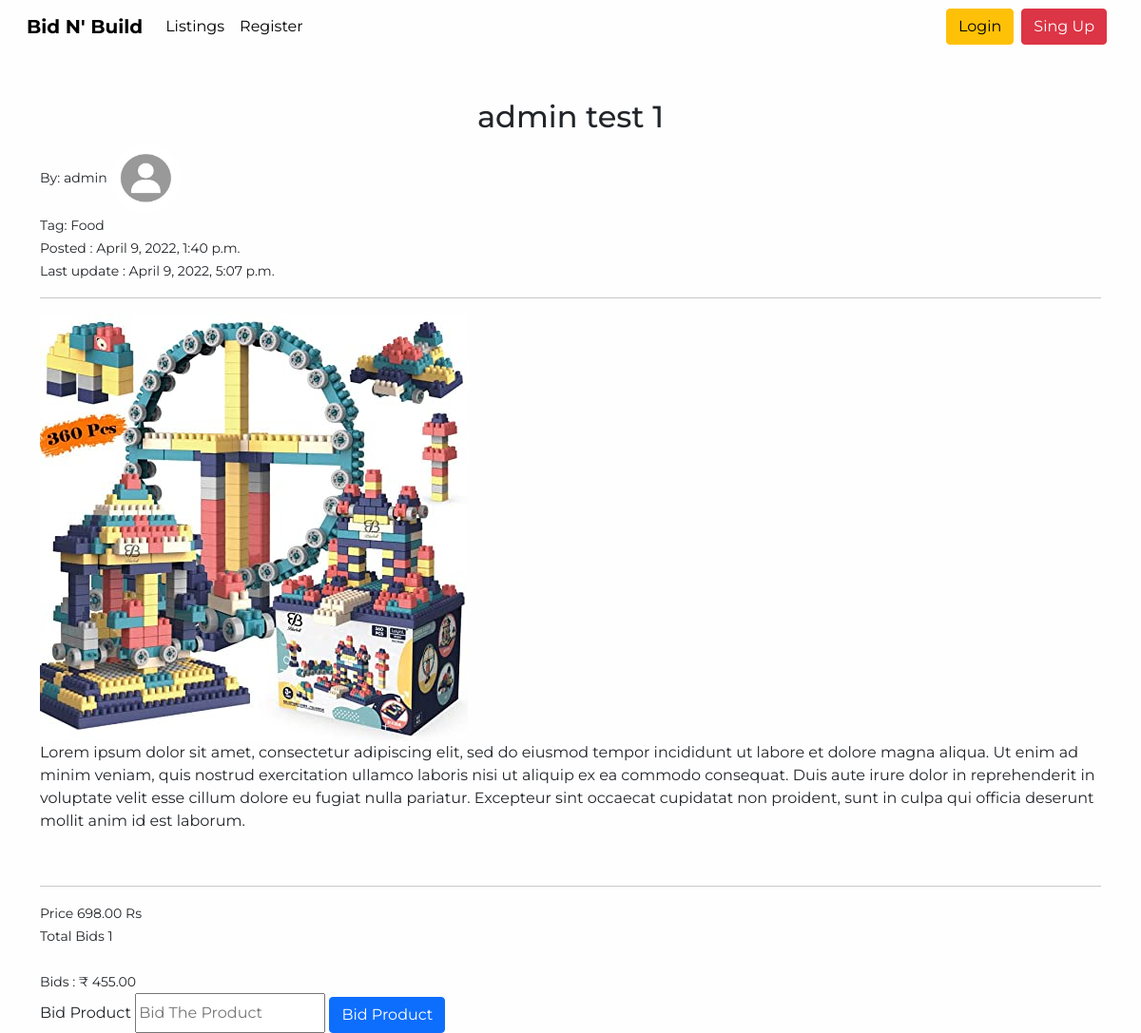
Page /product-details/25 on the earlier database version.
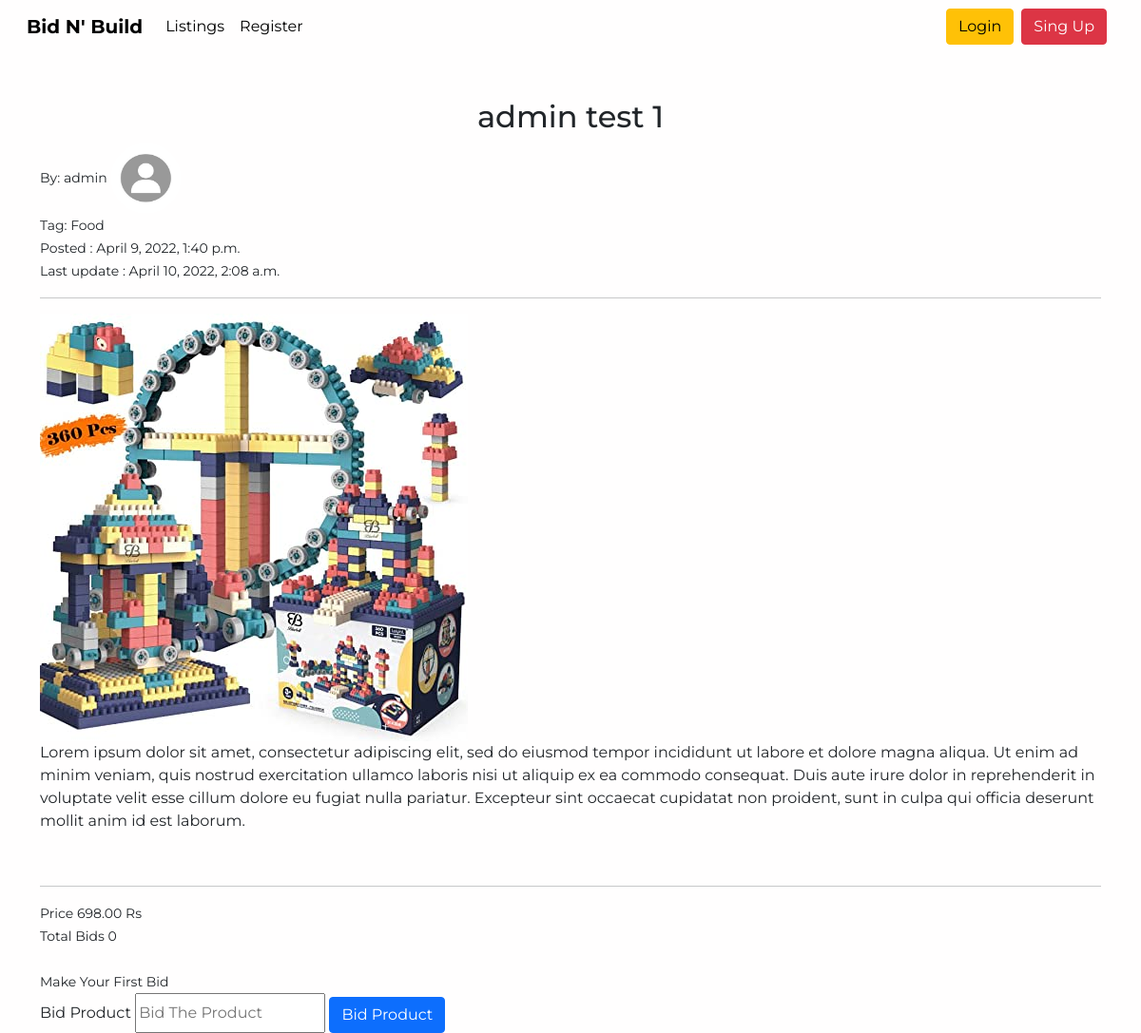
Same page on the later database version.
### home/models.py (models this page shows, shortened)
class Product(models.Model):
    title=models.CharField(max_length=255)
    author=models.ForeignKey(Customer, on_delete=models.CASCADE)
    order=models.BooleanField(default=False)
    product_image = models.ImageField(null=True, blank=True, upload_to='images/products/')
    desc=RichTextField(blank=True, null=True)
    price=models.DecimalField(max_digits=8, decimal_places=2)
    category=models.ForeignKey(Category, on_delete=models.CASCADE)
    created_at = models.DateTimeField(auto_now_add=True)
    updated_at = models.DateTimeField(auto_now=True)

class Bid(models.Model):
    product = models.ForeignKey(Product, related_name="bids", on_delete=models.CASCADE)
    company = models.ForeignKey(Company, on_delete=models.CASCADE)
    bid_price=models.DecimalField(max_digits=8, decimal_places=2)
    accepted_bid=models.BooleanField(default=False)
    created_at=models.DateTimeField(auto_now_add=True)
    updated_at=models.DateTimeField(auto_now=True)

class Category(models.Model):
    name=models.CharField(max_length=255)
    def __str__(self):
        return self.name

### account/models.py (models this page shows, shortened)
class Customer(models.Model):
    user = models.OneToOneField(User, on_delete = models.CASCADE)
    gender_choice=(('M',"Male"),('F',"Female"))
    gender = models.CharField(choices=gender_choice, max_length=20)
    profile_pic = models.ImageField(null=True, blank=True,upload_to='images/customer/profile/')
    phone = models.CharField(max_length=13)
    dob = models.DateField()
    address = models.TextField()
    pin=models.CharField(max_length=6)
    created_at = models.DateTimeField(auto_now_add=True)
    updated_at = models.DateTimeField(auto_now=True)
    objects = models.Manager()

class User(AbstractUser):
    user_type_data = ((1, "Admin"),(2, "Customer"), (3, "Company"))
    user_type = models.CharField(default=2, choices=user_type_data, max_length=20)

### home/views.py (the view)
# urls.py: path('product-details/<int:pk>', views.ProductDetailsView.as_view(), name='product_details'),
class ProductDetailsView(DetailView):
    model=Product
    template_name='product/product_details.html'

### templates/product/product_details.html (shortened to what this page needs)
{% extends 'base.html' %}
{% load static %}
{% block body %}
<div class="container my-5">
    <h2 class="text-center">{{ product.title }}</h2>
<small>
    By: {{ product.author.user.username }}
    {% if product.author.profile_pic %}
    <img src="{{ product.author.profile_pic.url }}" class="rounded-circle"  width=75 height=75>
    {% else %}
        <img src="{% static 'img/avatar.jpg' %}" alt="Avatar"  class="rounded-circle"  width=75 height=75>
    {% endif %}
    <br>
    Tag: {{ product.category }}
    <br>
    Posted : {{ product.created_at }} <br>Last update : {{ product.updated_at }}
    <br>
</small>
<hr>
{% if product.product_image.url %}
<img src=" {{ product.product_image.url }} ">
{% endif %}
<br>
{{ product.desc|safe }}
<br>
<hr>
<small> Price {{ product.price }} Rs </small>
<br>
<small> Total Bids {{ product.bids.all.count }} </small>
<br>
<br>
    {% if not product.bids.all %}
    <small>Make Your First Bid</small>
    {% else %}
    <small> Bids :
    {% for bid in product.bids.all  %}
     ₹ {{ bid.bid_price }}
    {% endfor %}
</small>
    {% endif %}
{% if user.is_authenticated %}
    <small>
                    {% comment %} <div class="form-group">
                        <form action="{% url 'bid_product' product.pk %}" method="POST" >
                            {% csrf_token %}
                                <input type="hidden" name="productId" value="{{ product.pk }}">
                                <label for="bid_product">Bid Product</label>
                                    <input type="number" class="col-form-label" id="bid_price" min="{{ product.price }} " name="bid_price" placeholder="Bid The Product"></input>
                                <small><button class="btn btn-warning sm sm mr-2">Bid Product</button>
                                </small>
                            </form>
                    </div> {% endcomment %}
                    {% else %}
                    <div class="form-group">
                        <form>
                            <label for="bid_product">Bid Product</label>
                                    <input type="number" class="col-form-label" id="bid_price" min="{{ product.price }}" name="bid_price" placeholder="Bid The Product"></input>
                                <small>
                                    <button type="button" class="btn btn-primary sm mr-2" data-toggle="modal" data-target="#loginModal">Bid Product</button>
                                </small>
                        </form>
                    </div>
{% endif %}
</div>
{% endblock body %}

Differences in the rows shown:
removed Bid: bid_price "455.00"
changed Product "admin test 1": updated_at "April 9, 2022, 5:07 p.m." → "April 10, 2022, 2:08 a.m."; bids.all.count "1" → "0"
Other differences:
text no longer shown: "Bids :"
text now shown: "Make Your First Bid"
